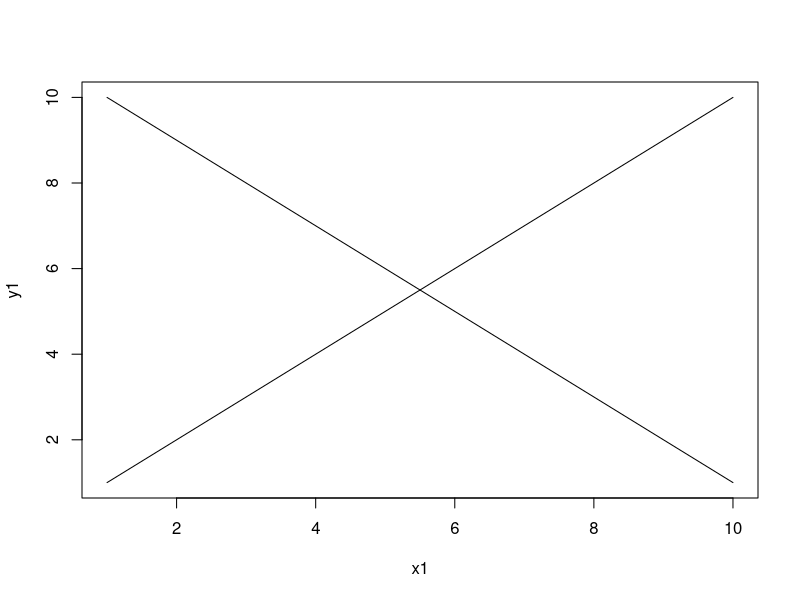

Write R code to recreate this figure.
x1 <- c(1, 10)
y1 <- c(1, 10)
x2 <- c(1, 10)
y2 <- c(10, 1)

png(file = "shilpi.png")
plot(x1, y1, type = "l")
lines(x2, y2, type="l")
